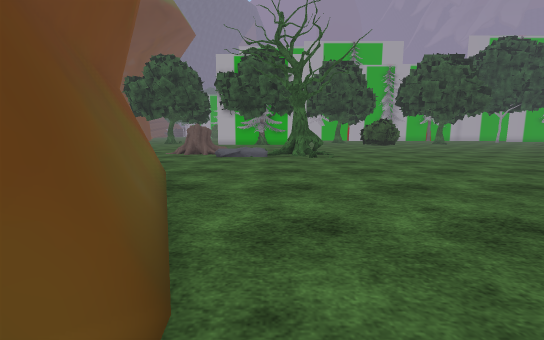
[1] (above)

18 first-person views from a walk through a Unity game level. The camera is 1.2 m above the floor, tilts 8° down and sees 90° across. The floor is counted in squares, 1 m on a side. Each view is taken from the middle of a square. On the plan, view 1 faces up. The plan holds only what a view shows up to about 13 squares ahead; the rest is blank. The place goes on beyond the plan. The player character is not drawn. Some surface patterns are stand-ins.

[2]
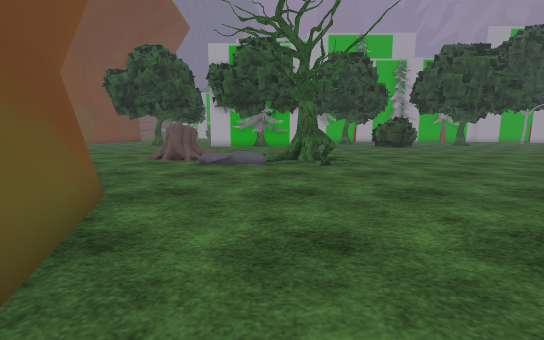

[3]
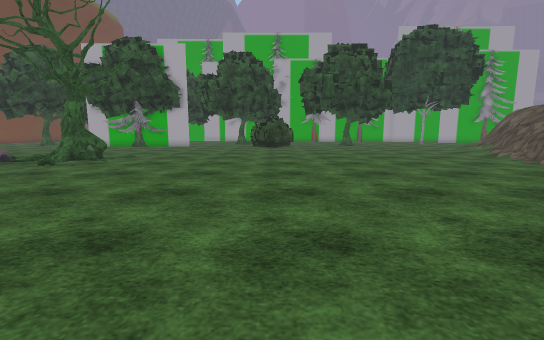

[4]
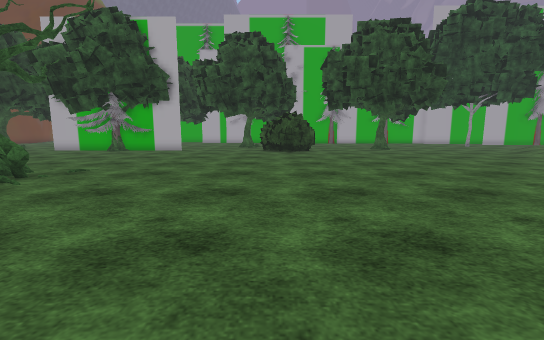

[5]
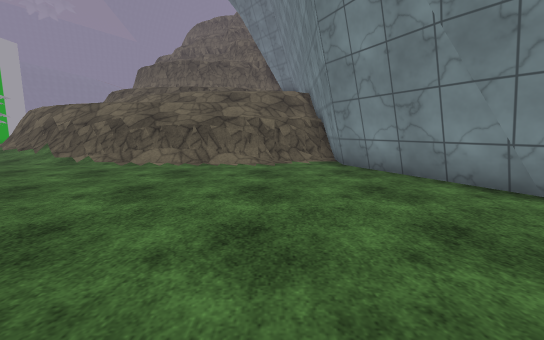

[6]
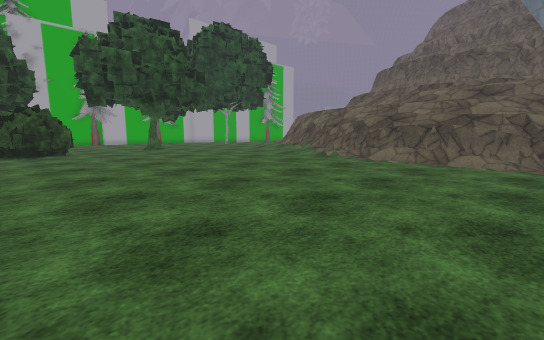

[7]
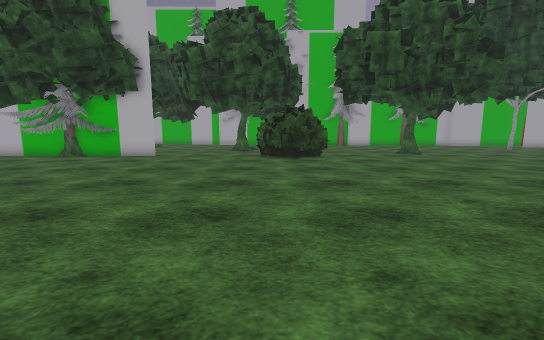

[8]
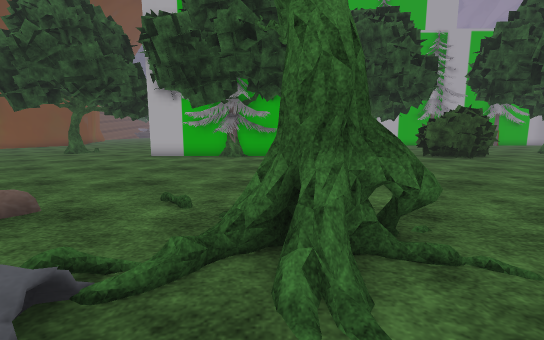

[9]
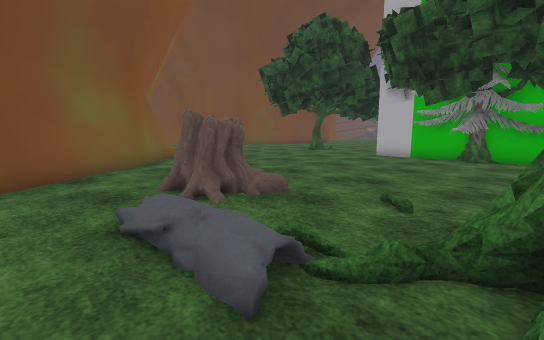

[10]
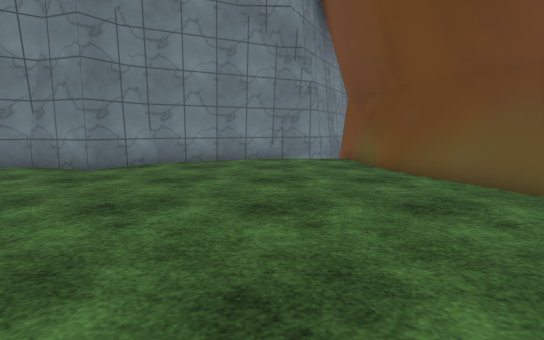

[11]
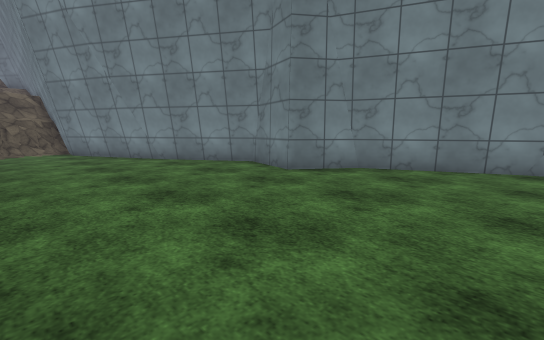

[12]
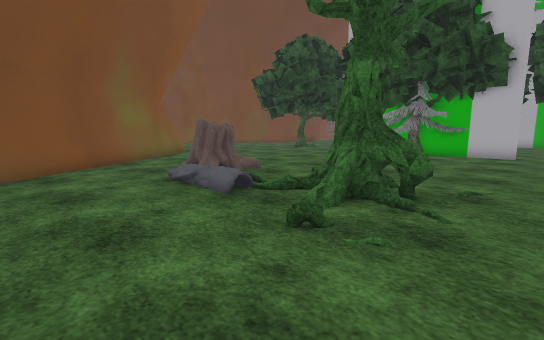

[13]
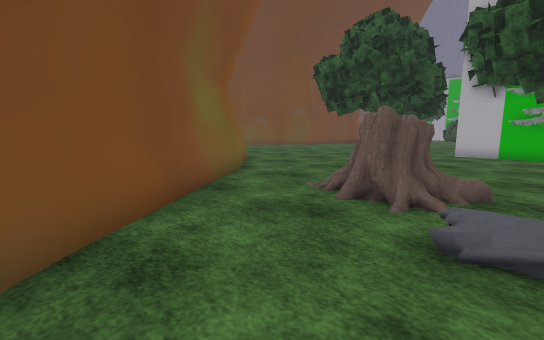

[14]
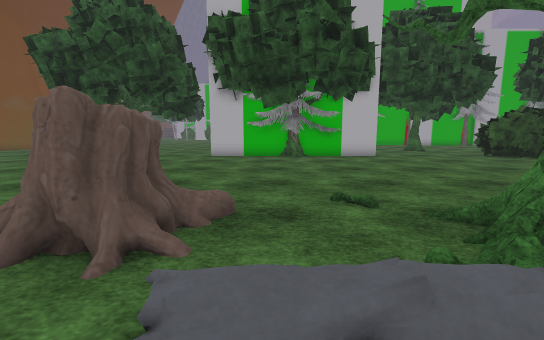

[15]
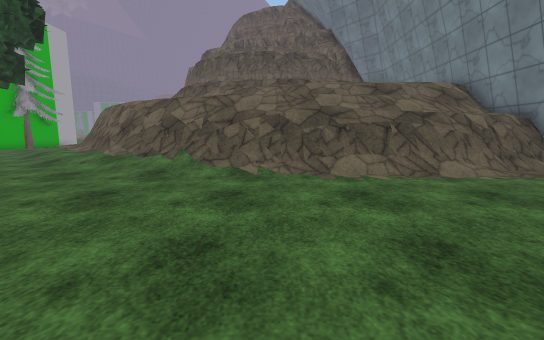

[16]
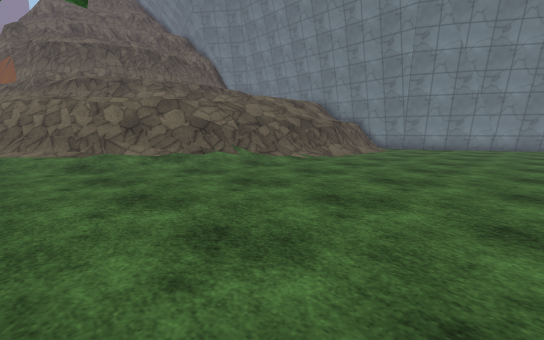

[17]
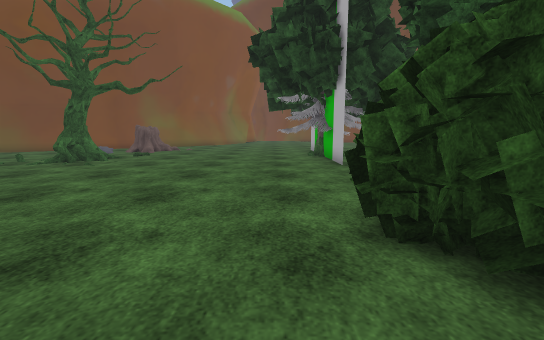

[18]
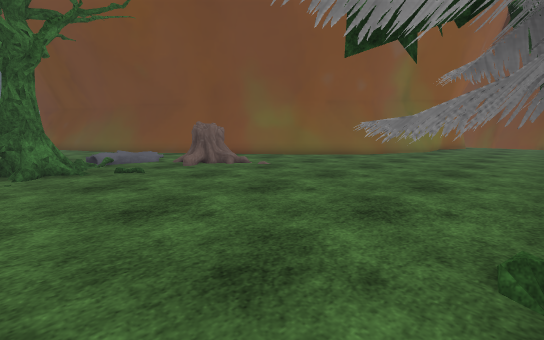

### Floor plan
Key: @ floor where view 1 was taken; # wall or solid block; . main floor; : floor 0.25 m higher than the main floor; / step, stairs or slope; = window, fence, low wall or low ledge; ^ raised ledge; T tree; B bush; O other object.
Columns run from 9 left of view 1 to 27 right of it. Each row starts with its distance up from view 1.
 25 ......TTTTT......BBBB............./:#
 24 ......TTTTT.......BBB............/:=#
 23 ........T.......................//=##
 22 ................................//=##
 21 ...............................//=##
 20 .............................../=##
 19 .............................../=^
 18 ............................../==^
 17 ............................../=^^
 16 ....###......................./=^
 15 #...###...TTT.................=^^
 14 ##.. =////TT..................=^^
 13  ##..../O/....................=^^
 12   #...........................=^^
 11   ##..........................=^^
 10    ##.........................=^^
  9     ##........................=#^
  8      #=.......................=^^^
  7      ##........................=^^
  6       #......................####
  5       ##...................####
  4       ##.................###
  3        #=..............###
  2        ##.............##
  1        ##........######
  0         #@......##
 -1         #.....###
 -2         ##..###
 -3          ####

Positions as (right, up) in squares from view 1, and headings:
1: (0, 0), facing up
2: (0, 3), facing up
3: (10, 3), facing up
4: (9, 8), facing up
5: (10, 8), facing right
6: (9, 8), facing up-right
7: (9, 12), facing up
8: (1, 12), facing up
9: (1, 12), facing up-left
10: (3, 10), facing down
11: (3, 8), facing down-right
12: (4, 10), facing up-left
13: (-2, 10), facing up-left
14: (-2, 12), facing up
15: (13, 15), facing right
16: (13, 25), facing down-right
17: (13, 23), facing left
18: (2, 25), facing down-left
